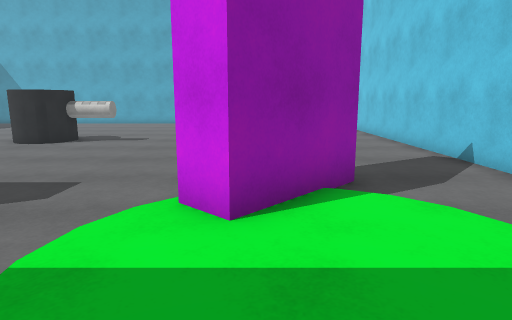
[1] (above)

16 first-person views from a walk through a scene from a Unity 3-D project. The camera is 1.4 m above the floor, tilts 10° down and sees 75° across. The floor is counted in squares, 1 m on a side. Each view is taken from the middle of a square. On the plan, view 1 faces up. The plan holds only what a view shows up to about 15 squares ahead; the rest is blank. The place goes on beyond the plan. Surface patterns are stand-ins for the level's own textures.

[2]
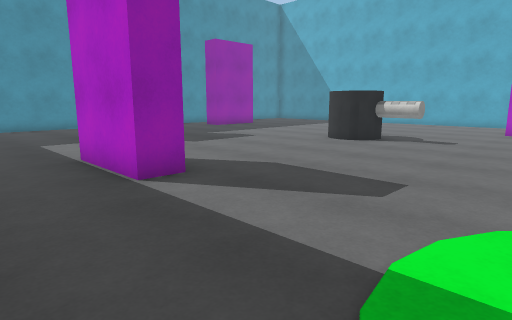

[3]
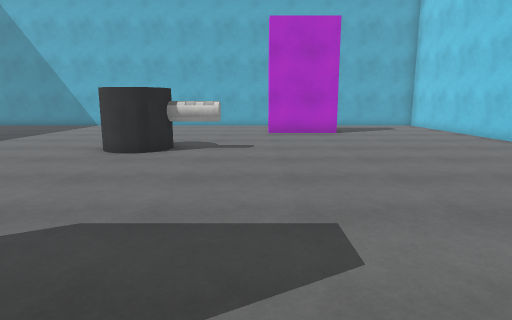

[4]
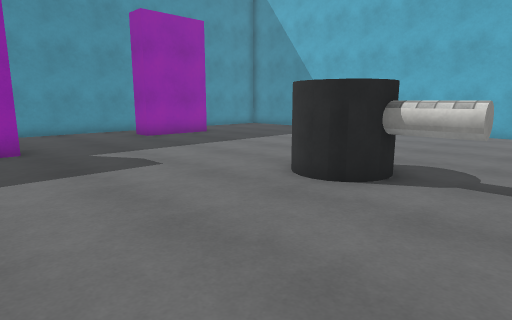

[5]
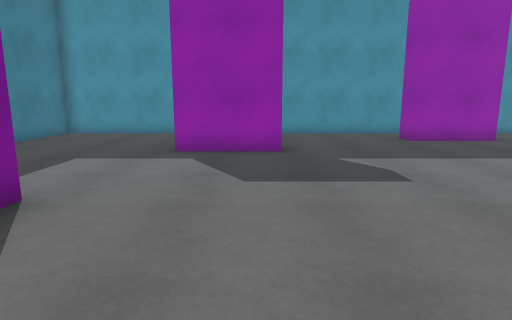

[6]
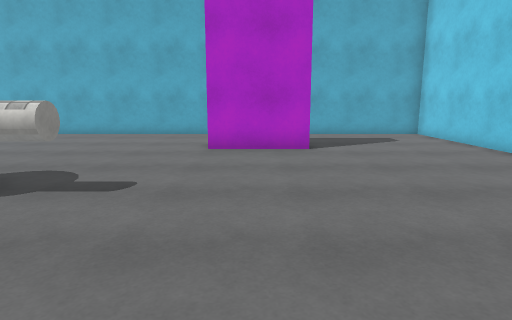

[7]
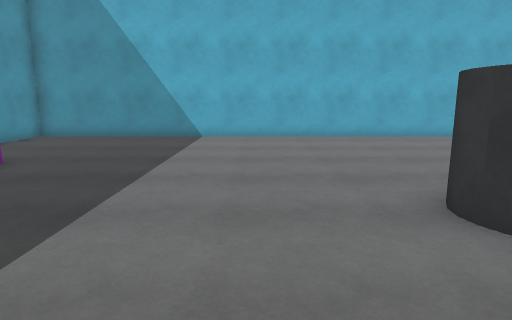

[8]
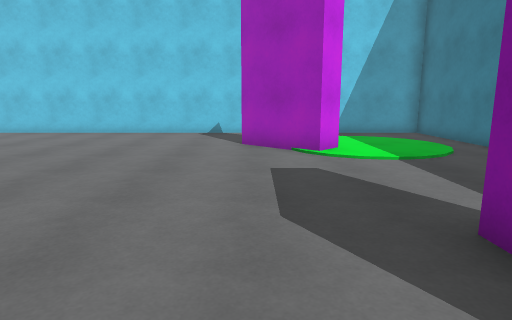

[9]
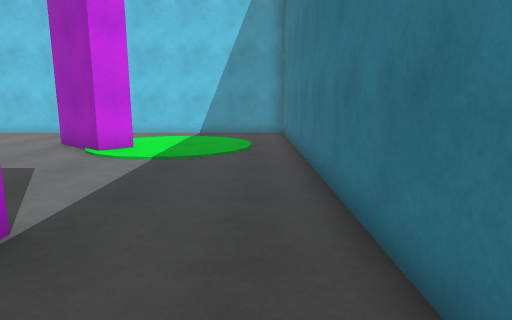

[10]
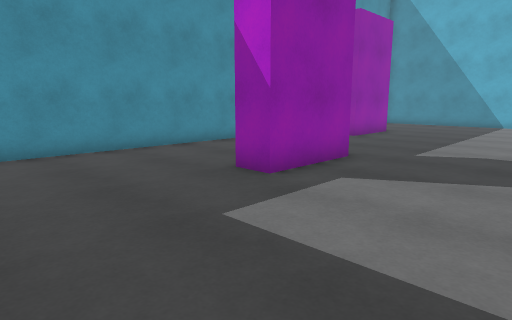

[11]
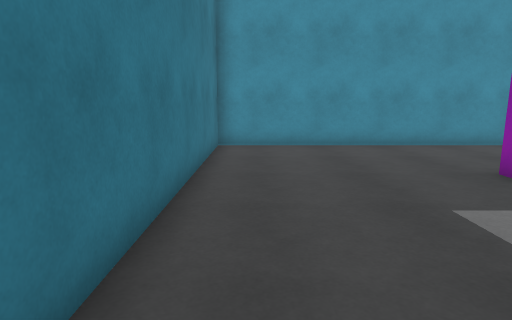

[12]
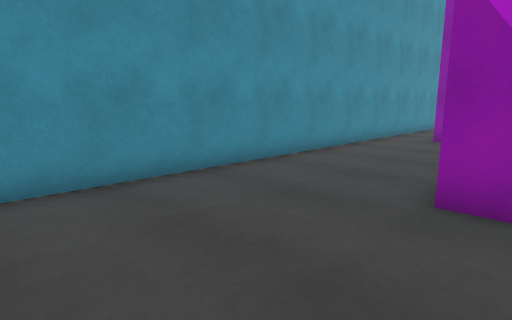

[13]
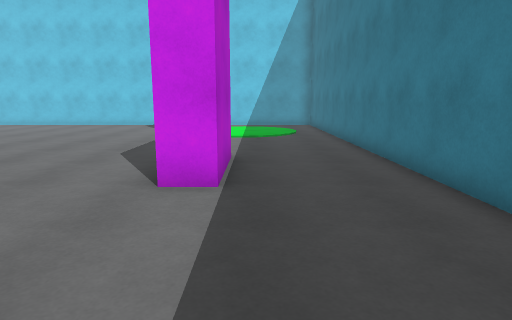

[14]
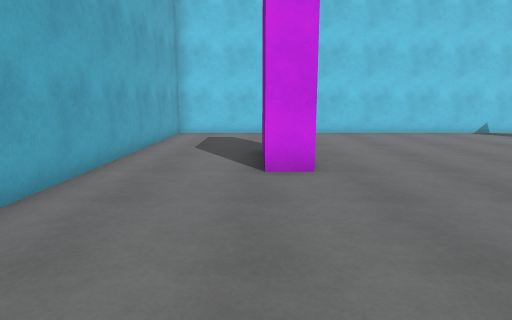

[15]
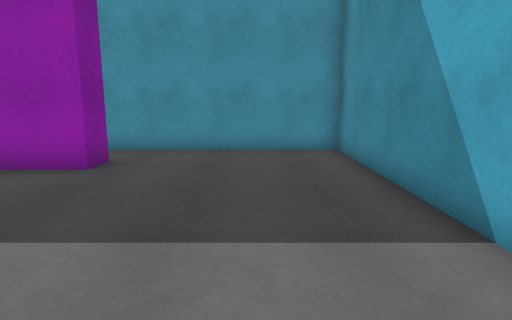

[16]
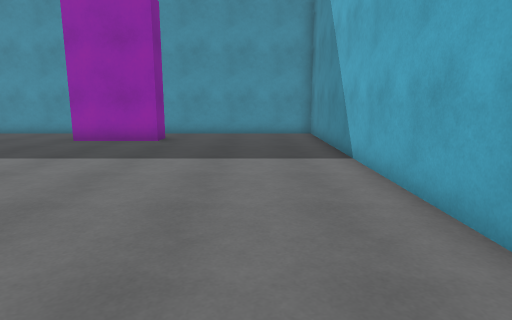

### Floor plan
Points are (right, up) in squares from view 1. A wall is a line through its corners. A room is listed if a view was taken in it or the views show most of it. See-through windows are left out.
Room 1 (views 1, 2, 3, 4, 5, 6, 7, 8, 9, 10, 11, 12, 13, 14, 15, 16)
walls: (-7.1, 3.6) (-6.6, 3.6) (-6.6, 2.6) (-9.6, 2.6) (-9.6, 3.6) (-9.2, 3.6); (-14.3, 7.8) (-14.3, 4.7) (-15.4, 4.7); (-0.4, 16.8) (-3.4, 16.8) (-3.4, 17.8) (-1.4, 17.8); (1.8, 5.8) (-0.3, 3.6) (-1, 4.3) (1, 6.5); (-17.9, 15.5) (-16.8, 15.5) (-16.8, 12.5) (-17.9, 12.5); (5, 21.4) (-19.7, 21.4) (-19.7, -1.2) (5, -1.2) (5, 21.4)
objects: other object (-7, 12) to (-5, 12)

Positions as (right, up) in squares from view 1, and headings:
1: (0, 0), facing up
2: (-1, 0), facing up-left
3: (-4, 2), facing up
4: (-4, 6), facing up-left
5: (-5, 7), facing left
6: (-2, 7), facing up
7: (-11, 8), facing up
8: (-10, 6), facing right
9: (-10, 0), facing right
10: (-10, 0), facing up-left
11: (-9, 0), facing left
12: (-14, 0), facing up-left
13: (-15, 2), facing right
14: (-10, 18), facing right
15: (-10, 19), facing left
16: (-5, 19), facing left
